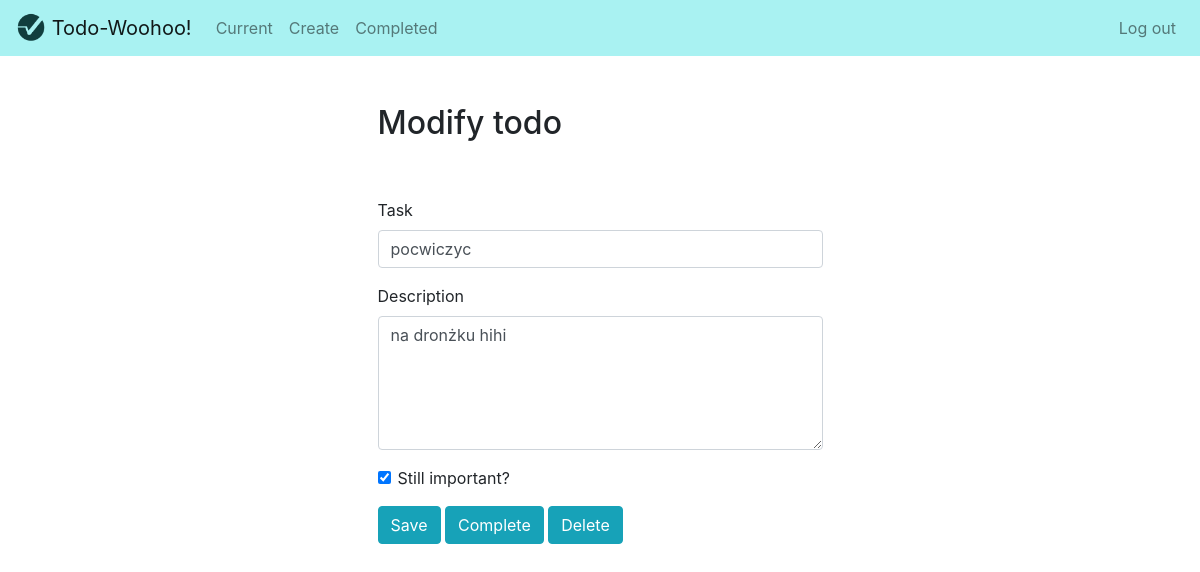
The page /todo/20 (signed in) on the database its author committed.
### todo_app/models.py (models this page shows, shortened)
class ToDo(models.Model):
    task = models.CharField(max_length=50)
    description = models.TextField(blank=True)
    creationtime = models.DateTimeField(auto_now_add=True)
    completiontime = models.DateTimeField(null=True, blank=True)
    important = models.BooleanField(default=False)
    user = models.ForeignKey(User, on_delete=models.CASCADE)

### todo_app/views.py (the view)
# urls.py: path('todo/<int:todo_pk>', views.viewtodo, name="viewtodo"),
@login_required
def viewtodo(request, todo_pk):
    todo = get_object_or_404(ToDo, pk=todo_pk, user=request.user)
    if request.method == "GET":
        form = ToDoForm(instance=todo)
        return render(request, 'todo_app/viewtodo.html', {'todo':todo, 'form':form})
    else:
        form = ToDoForm(request.POST, instance=todo)
        form.save()
        return redirect('currenttodos')

### todo_app/forms.py
class ToDoForm(ModelForm):
    class Meta:
        model = ToDo
        fields = ['task', 'description', 'important']

### todo_app/templates/todo_app/viewtodo.html (shortened to what this page needs)
{% extends 'todo_app/base.html' %}
{% block content %}
<div class="row justify-content-center mt-5">
    <div class="col-md-5">
        <h2>Modify todo</h2>
    </div>
</div>
<div class="row justify-content-center mt-5">
      <div class="col-md-5">
            <form method="POST">
                <div class="form-group">
                    <label for="title">Task</label>
                    <input type="text" name="task" class="form-control" id="task" value="{{ todo.task }}" required>
                </div>
                <div class="form-group">
                    <label for="memo">Description</label>
                    <textarea name="description" rows="5" class="form-control" id="description" >{{ todo.description }}</textarea>
                </div>
                <div class="form-group form-check">
                    <input type="checkbox" name="important" class="form-check-input" id="important" {% if todo.important %}checked{% endif %}>
                    <label class="form-check-label" for="important">Still important?</label>
                </div>
              <button type="submit" class="btn btn-info">Save</button>
              <button type="button" class="btn btn-info" onclick="$('#complete').click()">Complete</button>
              <button type="button" class="btn btn-info" onclick="$('#delete').click()">Delete</button>
            </form>
      </div>
</div>
{% endblock %}

### rows shown on the page
ToDo: task "pocwiczyc", description "na dronżku hihi", important "☑"
